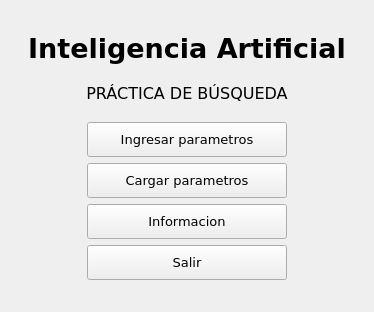
<?xml version="1.0" encoding="UTF-8"?>
<ui version="4.0">
 <class>MainWindow</class>
 <widget class="QMainWindow" name="MainWindow">
  <property name="geometry">
   <rect>
    <x>0</x>
    <y>0</y>
    <width>374</width>
    <height>312</height>
   </rect>
  </property>
  <property name="font">
   <font>
    <family>Verdana</family>
    <pointsize>20</pointsize>
    <weight>75</weight>
    <bold>true</bold>
   </font>
  </property>
  <property name="windowTitle">
   <string>MainWindow</string>
  </property>
  <property name="windowIcon">
   <iconset resource="icons.qrc">
    <normaloff>:/icon_coche.png</normaloff>:/icon_coche.png</iconset>
  </property>
  <widget class="QWidget" name="centralwidget">
   <layout class="QGridLayout" name="gridLayout">
    <item row="0" column="0">
     <layout class="QVBoxLayout" name="verticalLayout">
      <item>
       <widget class="QLabel" name="label">
        <property name="sizePolicy">
         <sizepolicy hsizetype="Preferred" vsizetype="Fixed">
          <horstretch>0</horstretch>
          <verstretch>0</verstretch>
         </sizepolicy>
        </property>
        <property name="text">
         <string>Inteligencia Artificial</string>
        </property>
        <property name="alignment">
         <set>Qt::AlignCenter</set>
        </property>
       </widget>
      </item>
      <item>
       <widget class="QLabel" name="label_2">
        <property name="sizePolicy">
         <sizepolicy hsizetype="Preferred" vsizetype="Fixed">
          <horstretch>0</horstretch>
          <verstretch>0</verstretch>
         </sizepolicy>
        </property>
        <property name="maximumSize">
         <size>
          <width>16777215</width>
          <height>45</height>
         </size>
        </property>
        <property name="font">
         <font>
          <family>Verdana</family>
          <pointsize>12</pointsize>
          <weight>50</weight>
          <bold>false</bold>
         </font>
        </property>
        <property name="text">
         <string>PRÁCTICA DE BÚSQUEDA</string>
        </property>
        <property name="alignment">
         <set>Qt::AlignCenter</set>
        </property>
       </widget>
      </item>
      <item>
       <layout class="QHBoxLayout" name="horizontalLayout_4">
        <item>
         <widget class="QPushButton" name="IngrParam">
          <property name="maximumSize">
           <size>
            <width>200</width>
            <height>35</height>
           </size>
          </property>
          <property name="font">
           <font>
            <family>Verdana</family>
            <pointsize>10</pointsize>
            <weight>50</weight>
            <bold>false</bold>
           </font>
          </property>
          <property name="text">
           <string>Ingresar parametros</string>
          </property>
         </widget>
        </item>
       </layout>
      </item>
      <item>
       <layout class="QHBoxLayout" name="horizontalLayout_3">
        <item>
         <widget class="QPushButton" name="CargParm">
          <property name="maximumSize">
           <size>
            <width>200</width>
            <height>35</height>
           </size>
          </property>
          <property name="font">
           <font>
            <family>Verdana</family>
            <pointsize>10</pointsize>
            <weight>50</weight>
            <bold>false</bold>
           </font>
          </property>
          <property name="text">
           <string>Cargar parametros</string>
          </property>
         </widget>
        </item>
       </layout>
      </item>
      <item>
       <layout class="QHBoxLayout" name="horizontalLayout_2">
        <item>
         <widget class="QPushButton" name="info">
          <property name="maximumSize">
           <size>
            <width>200</width>
            <height>35</height>
           </size>
          </property>
          <property name="font">
           <font>
            <family>Verdana</family>
            <pointsize>10</pointsize>
            <weight>50</weight>
            <bold>false</bold>
           </font>
          </property>
          <property name="text">
           <string>Informacion</string>
          </property>
         </widget>
        </item>
       </layout>
      </item>
      <item>
       <layout class="QHBoxLayout" name="horizontalLayout">
        <item>
         <widget class="QPushButton" name="close">
          <property name="maximumSize">
           <size>
            <width>200</width>
            <height>35</height>
           </size>
          </property>
          <property name="font">
           <font>
            <family>Verdana</family>
            <pointsize>10</pointsize>
            <weight>50</weight>
            <bold>false</bold>
           </font>
          </property>
          <property name="text">
           <string>Salir</string>
          </property>
         </widget>
        </item>
       </layout>
      </item>
     </layout>
    </item>
   </layout>
  </widget>
 </widget>
 <resources>
  <include location="icons.qrc"/>
 </resources>
 <connections/>
</ui>
